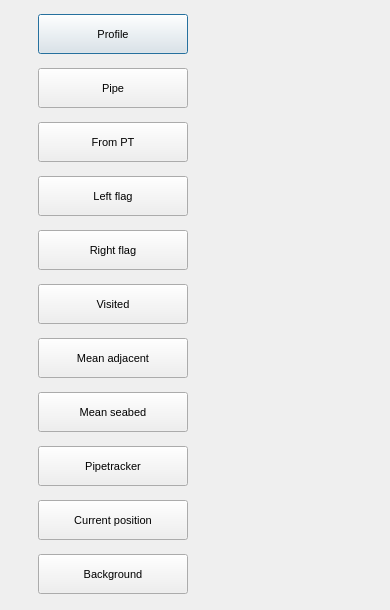
<?xml version="1.0" encoding="UTF-8"?>
<ui version="4.0">
 <class>Dialog</class>
 <widget class="QDialog" name="Dialog">
  <property name="geometry">
   <rect>
    <x>0</x>
    <y>0</y>
    <width>390</width>
    <height>610</height>
   </rect>
  </property>
  <property name="minimumSize">
   <size>
    <width>390</width>
    <height>610</height>
   </size>
  </property>
  <property name="maximumSize">
   <size>
    <width>390</width>
    <height>610</height>
   </size>
  </property>
  <property name="font">
   <font>
    <pointsize>8</pointsize>
   </font>
  </property>
  <property name="windowTitle">
   <string>Select colors</string>
  </property>
  <property name="locale">
   <locale language="English" country="UnitedStates"/>
  </property>
  <widget class="QWidget" name="gridLayoutWidget">
   <property name="geometry">
    <rect>
     <x>5</x>
     <y>5</y>
     <width>376</width>
     <height>600</height>
    </rect>
   </property>
   <layout class="QGridLayout" name="gridLayout">
    <property name="leftMargin">
     <number>5</number>
    </property>
    <property name="topMargin">
     <number>5</number>
    </property>
    <property name="rightMargin">
     <number>5</number>
    </property>
    <property name="bottomMargin">
     <number>5</number>
    </property>
    <property name="spacing">
     <number>10</number>
    </property>
    <item row="9" column="1">
     <widget class="QWidget" name="w_CurrentProf" native="true">
      <property name="minimumSize">
       <size>
        <width>120</width>
        <height>30</height>
       </size>
      </property>
      <property name="maximumSize">
       <size>
        <width>120</width>
        <height>30</height>
       </size>
      </property>
     </widget>
    </item>
    <item row="0" column="0">
     <widget class="QPushButton" name="b_Profile">
      <property name="minimumSize">
       <size>
        <width>150</width>
        <height>40</height>
       </size>
      </property>
      <property name="maximumSize">
       <size>
        <width>150</width>
        <height>40</height>
       </size>
      </property>
      <property name="font">
       <font>
        <pointsize>8</pointsize>
       </font>
      </property>
      <property name="text">
       <string>Profile</string>
      </property>
     </widget>
    </item>
    <item row="4" column="0">
     <widget class="QPushButton" name="b_RightM">
      <property name="minimumSize">
       <size>
        <width>150</width>
        <height>40</height>
       </size>
      </property>
      <property name="maximumSize">
       <size>
        <width>150</width>
        <height>40</height>
       </size>
      </property>
      <property name="text">
       <string>Right flag</string>
      </property>
     </widget>
    </item>
    <item row="1" column="1">
     <widget class="QWidget" name="w_Pipe" native="true">
      <property name="minimumSize">
       <size>
        <width>120</width>
        <height>30</height>
       </size>
      </property>
      <property name="maximumSize">
       <size>
        <width>120</width>
        <height>30</height>
       </size>
      </property>
     </widget>
    </item>
    <item row="5" column="0">
     <widget class="QPushButton" name="b_Vis">
      <property name="minimumSize">
       <size>
        <width>150</width>
        <height>40</height>
       </size>
      </property>
      <property name="maximumSize">
       <size>
        <width>150</width>
        <height>40</height>
       </size>
      </property>
      <property name="text">
       <string>Visited</string>
      </property>
     </widget>
    </item>
    <item row="3" column="0">
     <widget class="QPushButton" name="b_LeftM">
      <property name="minimumSize">
       <size>
        <width>150</width>
        <height>40</height>
       </size>
      </property>
      <property name="maximumSize">
       <size>
        <width>150</width>
        <height>40</height>
       </size>
      </property>
      <property name="text">
       <string>Left flag</string>
      </property>
     </widget>
    </item>
    <item row="0" column="1">
     <widget class="QWidget" name="w_Profile" native="true">
      <property name="minimumSize">
       <size>
        <width>120</width>
        <height>30</height>
       </size>
      </property>
      <property name="maximumSize">
       <size>
        <width>120</width>
        <height>30</height>
       </size>
      </property>
     </widget>
    </item>
    <item row="5" column="1">
     <widget class="QWidget" name="w_Vis" native="true">
      <property name="minimumSize">
       <size>
        <width>120</width>
        <height>30</height>
       </size>
      </property>
      <property name="maximumSize">
       <size>
        <width>120</width>
        <height>30</height>
       </size>
      </property>
     </widget>
    </item>
    <item row="10" column="1">
     <widget class="QWidget" name="w_Background" native="true">
      <property name="minimumSize">
       <size>
        <width>120</width>
        <height>30</height>
       </size>
      </property>
      <property name="maximumSize">
       <size>
        <width>120</width>
        <height>30</height>
       </size>
      </property>
     </widget>
    </item>
    <item row="4" column="1">
     <widget class="QWidget" name="w_RightM" native="true">
      <property name="minimumSize">
       <size>
        <width>120</width>
        <height>30</height>
       </size>
      </property>
      <property name="maximumSize">
       <size>
        <width>120</width>
        <height>30</height>
       </size>
      </property>
     </widget>
    </item>
    <item row="6" column="1">
     <widget class="QWidget" name="w_MADJ" native="true">
      <property name="minimumSize">
       <size>
        <width>120</width>
        <height>30</height>
       </size>
      </property>
      <property name="maximumSize">
       <size>
        <width>120</width>
        <height>30</height>
       </size>
      </property>
     </widget>
    </item>
    <item row="6" column="0">
     <widget class="QPushButton" name="b_MADJ">
      <property name="minimumSize">
       <size>
        <width>150</width>
        <height>40</height>
       </size>
      </property>
      <property name="maximumSize">
       <size>
        <width>150</width>
        <height>40</height>
       </size>
      </property>
      <property name="text">
       <string>Mean adjacent</string>
      </property>
     </widget>
    </item>
    <item row="8" column="0">
     <widget class="QPushButton" name="b_Pipetracker">
      <property name="minimumSize">
       <size>
        <width>150</width>
        <height>40</height>
       </size>
      </property>
      <property name="maximumSize">
       <size>
        <width>150</width>
        <height>40</height>
       </size>
      </property>
      <property name="text">
       <string>Pipetracker</string>
      </property>
     </widget>
    </item>
    <item row="3" column="1">
     <widget class="QWidget" name="w_LeftM" native="true">
      <property name="minimumSize">
       <size>
        <width>120</width>
        <height>30</height>
       </size>
      </property>
      <property name="maximumSize">
       <size>
        <width>120</width>
        <height>30</height>
       </size>
      </property>
     </widget>
    </item>
    <item row="9" column="0">
     <widget class="QPushButton" name="b_CurrentProf">
      <property name="minimumSize">
       <size>
        <width>150</width>
        <height>40</height>
       </size>
      </property>
      <property name="maximumSize">
       <size>
        <width>150</width>
        <height>40</height>
       </size>
      </property>
      <property name="text">
       <string>Current position</string>
      </property>
     </widget>
    </item>
    <item row="10" column="0">
     <widget class="QPushButton" name="b_Background">
      <property name="minimumSize">
       <size>
        <width>150</width>
        <height>40</height>
       </size>
      </property>
      <property name="maximumSize">
       <size>
        <width>150</width>
        <height>40</height>
       </size>
      </property>
      <property name="text">
       <string>Background</string>
      </property>
     </widget>
    </item>
    <item row="7" column="0">
     <widget class="QPushButton" name="b_MSBL">
      <property name="minimumSize">
       <size>
        <width>150</width>
        <height>40</height>
       </size>
      </property>
      <property name="maximumSize">
       <size>
        <width>150</width>
        <height>40</height>
       </size>
      </property>
      <property name="text">
       <string>Mean seabed</string>
      </property>
     </widget>
    </item>
    <item row="1" column="0">
     <widget class="QPushButton" name="b_Pipe">
      <property name="minimumSize">
       <size>
        <width>150</width>
        <height>40</height>
       </size>
      </property>
      <property name="maximumSize">
       <size>
        <width>150</width>
        <height>40</height>
       </size>
      </property>
      <property name="text">
       <string>Pipe</string>
      </property>
     </widget>
    </item>
    <item row="8" column="1">
     <widget class="QWidget" name="w_Pipetracker" native="true">
      <property name="minimumSize">
       <size>
        <width>120</width>
        <height>30</height>
       </size>
      </property>
      <property name="maximumSize">
       <size>
        <width>120</width>
        <height>30</height>
       </size>
      </property>
     </widget>
    </item>
    <item row="7" column="1">
     <widget class="QWidget" name="w_MSBL" native="true">
      <property name="minimumSize">
       <size>
        <width>120</width>
        <height>30</height>
       </size>
      </property>
      <property name="maximumSize">
       <size>
        <width>120</width>
        <height>30</height>
       </size>
      </property>
     </widget>
    </item>
    <item row="2" column="0">
     <widget class="QPushButton" name="b_FromPt">
      <property name="minimumSize">
       <size>
        <width>150</width>
        <height>40</height>
       </size>
      </property>
      <property name="maximumSize">
       <size>
        <width>150</width>
        <height>40</height>
       </size>
      </property>
      <property name="text">
       <string>From PT</string>
      </property>
     </widget>
    </item>
    <item row="2" column="1">
     <widget class="QWidget" name="w_FromPt" native="true">
      <property name="minimumSize">
       <size>
        <width>120</width>
        <height>30</height>
       </size>
      </property>
      <property name="maximumSize">
       <size>
        <width>120</width>
        <height>30</height>
       </size>
      </property>
     </widget>
    </item>
   </layout>
  </widget>
 </widget>
 <resources/>
 <connections/>
</ui>
